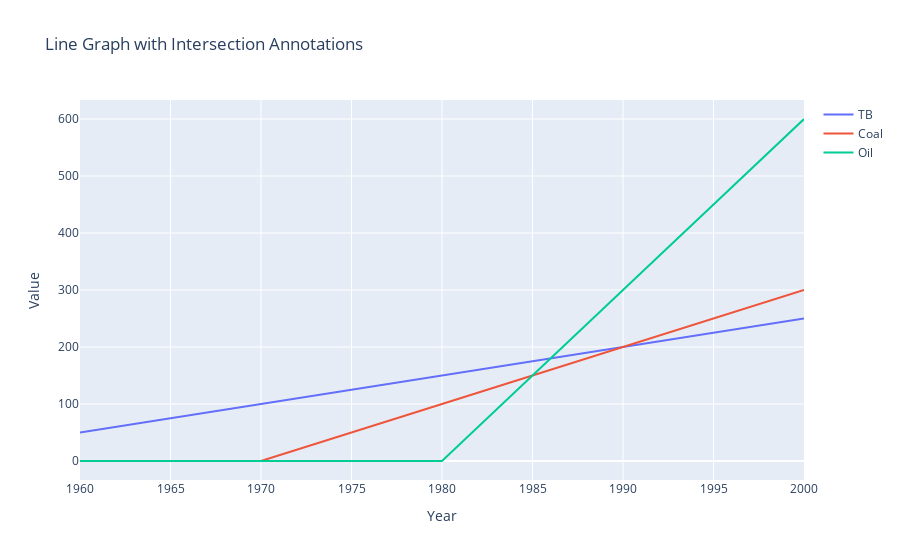

The code cell stored with this chart in its notebook:
### Code cell
import pandas as pd
import plotly.graph_objects as go

# Create the DataFrame
df = pd.DataFrame({
    'Year': [1960, 1970, 1980, 1990, 2000],
    'TB': [50, 100, 150, 200, 250],
    'Coal': [0, 0, 100, 200, 300],
    'Oil': [0, 0, 0, 300, 600]
})

# Plot the line graphs for each column (excluding 'Year')
fig = go.Figure()

for column in df.columns[1:]:  # Exclude the 'Year' column
    fig.add_trace(go.Scatter(x=df['Year'], y=df[column], mode='lines', name=column))

# Determine intersection points
intersection_points = []
for i in range(len(df) - 1):
    for j in range(i + 1, len(df)):
        year1, year2 = df.loc[i, 'Year'], df.loc[j, 'Year']
        for column in df.columns[1:]:
            value1, value2 = df.loc[i, column], df.loc[j, column]
            if (value1 < value2 and i < len(df) - 2 and value2 < df.loc[i + 1, column]) \
                    or (value1 > value2 and j < len(df) - 1 and value1 < df.loc[j + 1, column]):
                intersection_points.append((year1 + year2) / 2)

# Add annotations at intersection points
for year in intersection_points:
    for column in df.columns[1:]:
        value = df.loc[df['Year'] == year, column].iloc[0]
        fig.add_annotation(x=year, y=value,
                            text=f'{column} Intersection\nYear: {year}, Value: {value}',
                            showarrow=True,
                            arrowhead=1,
                            ax=0,
                            ay=-40)

# Update layout
fig.update_layout(title='Line Graph with Intersection Annotations',
                  xaxis_title='Year',
                  yaxis_title='Value')

# Show the plot
fig.show()

### Figure 1 — Plotly figure (JSON) as saved in the notebook; plotly's stock layout.template omitted (floating-point values rounded to 4 significant figures)
{"data": [{"mode": "lines", "name": "TB", "type": "scatter", "x": [1960, 1970, 1980, 1990, 2000], "y": [50, 100, 150, 200, 250]}, {"mode": "lines", "name": "Coal", "type": "scatter", "x": [1960, 1970, 1980, 1990, 2000], "y": [0, 0, 100, 200, 300]}, {"mode": "lines", "name": "Oil", "type": "scatter", "x": [1960, 1970, 1980, 1990, 2000], "y": [0, 0, 0, 300, 600]}], "layout": {"title": {"text": "Line Graph with Intersection Annotations"}, "xaxis": {"title": {"text": "Year"}}, "yaxis": {"title": {"text": "Value"}}}}
